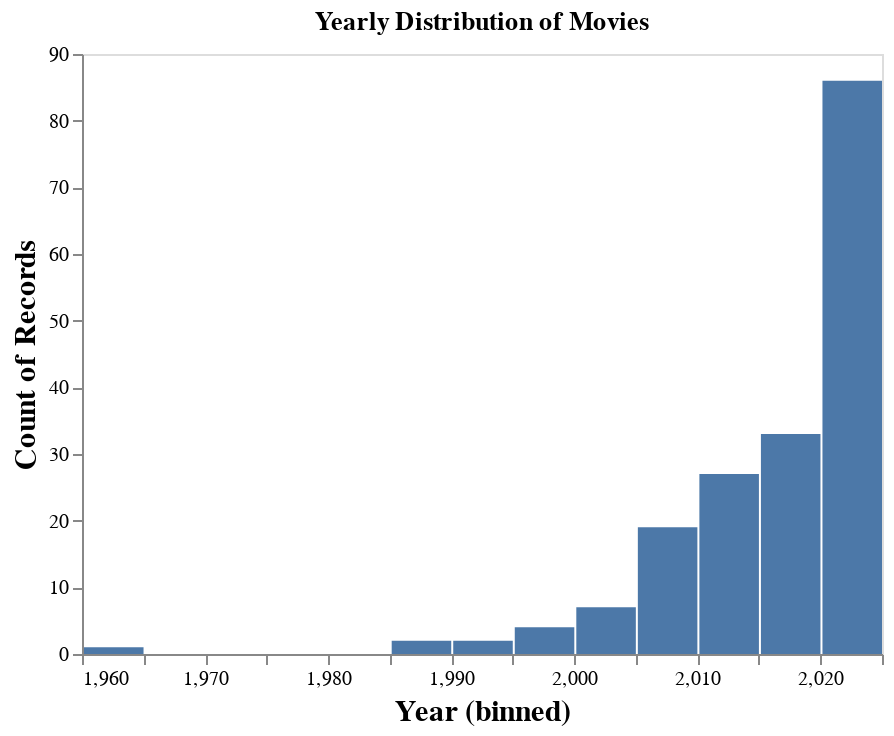

The cell this chart's notebook holds for it:
### Markdown cell above
## Visualization

### Code cell
# movies seen year

alt.Chart(df, title='Yearly Distribution of Movies').mark_bar().encode(alt.X('Year',bin=alt.Bin(maxbins=20),
                                                                            axis=alt.Axis(titleFontSize=15)),
                                                                      alt.Y('count()', axis=alt.Axis(titleFontSize=15))
                                                                      ).configure_axis(grid=False, domain=True).interactive()

### Figure 1 — Vega-Lite specification as saved in the notebook (floating-point values rounded to 4 significant figures; data arrays with more than 128 entries replaced by an {"elided": "..."} marker saying what was removed)
{"config": {"view": {"continuousWidth": 400, "continuousHeight": 300}, "axis": {"domain": true, "grid": false}}, "data": {"name": "data-fd11dcb6dfff3a26bae2c7776cbe1b2e"}, "mark": "bar", "encoding": {"x": {"axis": {"titleFontSize": 15}, "bin": {"maxbins": 20}, "field": "Year", "type": "quantitative"}, "y": {"aggregate": "count", "axis": {"titleFontSize": 15}, "type": "quantitative"}}, "selection": {"selector001": {"type": "interval", "bind": "scales", "encodings": ["x", "y"]}}, "title": "Yearly Distribution of Movies", "$schema": "https://vega.github.io/schema/vega-lite/v4.17.0.json", "datasets": {"data-fd11dcb6dfff3a26bae2c7776cbe1b2e": {"elided": "181 records"}}}
